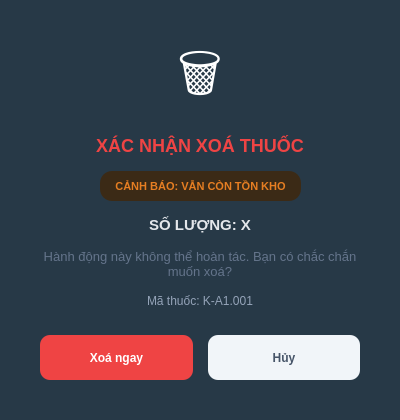
<?xml version="1.0" encoding="UTF-8"?>
<ui version="4.0">
 <class>dlg_confirm_delete</class>
 <widget class="QDialog" name="dlg_confirm_delete">
  <property name="geometry">
   <rect>
    <x>0</x>
    <y>0</y>
    <width>400</width>
    <height>420</height>
   </rect>
  </property>
  <property name="windowTitle">
   <string>Xác nhận xóa</string>
  </property>
  <property name="styleSheet">
   <string notr="true">
    QDialog { background-color: rgb(39, 57, 71); }
   </string>
  </property>
  <layout class="QVBoxLayout" name="main_layout">
   <property name="spacing">
    <number>0</number>
   </property>
   <property name="leftMargin">
    <number>10</number>
   </property>
   <property name="topMargin">
    <number>10</number>
   </property>
   <property name="rightMargin">
    <number>10</number>
   </property>
   <property name="bottomMargin">
    <number>10</number>
   </property>
   <item>
    <widget class="QFrame" name="container_frame">
     <property name="styleSheet">
      <string notr="true">
       QFrame#container_frame {
       background-color: rgb(39, 57, 71);
       border-radius: 30px;
       border: 2px solid #E2E8F0; /* Thêm viền màu xám nhạt để tách nền */
   }

   /* Đảm bảo các widget con bên trong không bị dính cái viền 2px của cha */
   QLabel, QPushButton, QFrame#container_frame &gt; * {
       border: none;
   }
      </string>
     </property>
     <layout class="QVBoxLayout" name="content_layout">
      <property name="spacing">
       <number>15</number>
      </property>
      <property name="leftMargin">
       <number>30</number>
      </property>
      <property name="topMargin">
       <number>30</number>
      </property>
      <property name="rightMargin">
       <number>30</number>
      </property>
      <property name="bottomMargin">
       <number>30</number>
      </property>
      <item>
       <widget class="QLabel" name="lbl_icon">
        <property name="minimumSize">
         <size>
          <width>100</width>
          <height>80</height>
         </size>
        </property>
        <property name="styleSheet">
         <string notr="true">font-size: 50px; color: white;</string>
        </property>
        <property name="text">
         <string>🗑️</string>
        </property>
        <property name="alignment">
         <set>Qt::AlignCenter</set>
        </property>
       </widget>
      </item>
      <item>
       <widget class="QLabel" name="lbl_title">
        <property name="styleSheet">
         <string notr="true">color: #EF4444; font-weight: bold; font-size: 18px;</string>
        </property>
        <property name="text">
         <string>XÁC NHẬN XOÁ THUỐC</string>
        </property>
        <property name="alignment">
         <set>Qt::AlignCenter</set>
        </property>
       </widget>
      </item>
      <item>
       <layout class="QHBoxLayout" name="layout_badge">
        <item>
         <spacer name="s1">
          <property name="orientation">
           <enum>Qt::Horizontal</enum>
          </property>
          <property name="sizeHint" stdset="0">
           <size>
            <width>40</width>
            <height>20</height>
           </size>
          </property>
         </spacer>
        </item>
        <item>
         <widget class="QLabel" name="lbl_warning">
          <property name="minimumSize">
           <size>
            <width>180</width>
            <height>30</height>
           </size>
          </property>
          <property name="styleSheet">
           <string notr="true">background-color: #3B2A16 ; color:#E67E22 ; border-radius: 12px; padding: 0 15px; font-weight: bold; font-size: 11px;</string>
          </property>
          <property name="text">
           <string>CẢNH BÁO: VẪN CÒN TỒN KHO</string>
          </property>
          <property name="alignment">
           <set>Qt::AlignCenter</set>
          </property>
         </widget>
        </item>
        <item>
         <spacer name="s2">
          <property name="orientation">
           <enum>Qt::Horizontal</enum>
          </property>
          <property name="sizeHint" stdset="0">
           <size>
            <width>40</width>
            <height>20</height>
           </size>
          </property>
         </spacer>
        </item>
       </layout>
      </item>
      <item>
       <widget class="QLabel" name="lbl_qty">
        <property name="styleSheet">
         <string notr="true">color: #E4E7EB; font-weight: bold; font-size: 15px;</string>
        </property>
        <property name="text">
         <string>SỐ LƯỢNG: X</string>
        </property>
        <property name="alignment">
         <set>Qt::AlignCenter</set>
        </property>
       </widget>
      </item>
      <item>
       <widget class="QLabel" name="lbl_desc">
        <property name="styleSheet">
         <string notr="true">color: #64748B; font-size: 13px;</string>
        </property>
        <property name="text">
         <string>Hành động này không thể hoàn tác. Bạn có chắc chắn muốn xoá?</string>
        </property>
        <property name="alignment">
         <set>Qt::AlignCenter</set>
        </property>
        <property name="wordWrap">
         <bool>true</bool>
        </property>
       </widget>
      </item>
      <item>
       <widget class="QLabel" name="lbl_code">
        <property name="styleSheet">
         <string notr="true">color: #94A3B8; font-size: 12px;</string>
        </property>
        <property name="text">
         <string>Mã thuốc: K-A1.001</string>
        </property>
        <property name="alignment">
         <set>Qt::AlignCenter</set>
        </property>
       </widget>
      </item>
      <item>
       <spacer name="v_spacer">
        <property name="orientation">
         <enum>Qt::Vertical</enum>
        </property>
        <property name="sizeHint" stdset="0">
         <size>
          <width>20</width>
          <height>40</height>
         </size>
        </property>
       </spacer>
      </item>
      <item>
       <layout class="QHBoxLayout" name="layout_btns">
        <property name="spacing">
         <number>15</number>
        </property>
        <item>
         <widget class="QPushButton" name="btn_delete">
          <property name="minimumSize">
           <size>
            <width>120</width>
            <height>45</height>
           </size>
          </property>
          <property name="styleSheet">
           <string notr="true">background-color: #EF4444; color: white; border-radius: 10px; font-weight: bold;</string>
          </property>
          <property name="text">
           <string>Xoá ngay</string>
          </property>
         </widget>
        </item>
        <item>
         <widget class="QPushButton" name="btn_cancel">
          <property name="minimumSize">
           <size>
            <width>120</width>
            <height>45</height>
           </size>
          </property>
          <property name="styleSheet">
           <string notr="true">background-color: #F1F5F9; color: #475569; border-radius: 10px; font-weight: bold;</string>
          </property>
          <property name="text">
           <string>Hủy</string>
          </property>
         </widget>
        </item>
       </layout>
      </item>
     </layout>
    </widget>
   </item>
  </layout>
 </widget>
 <resources/>
 <connections/>
</ui>
